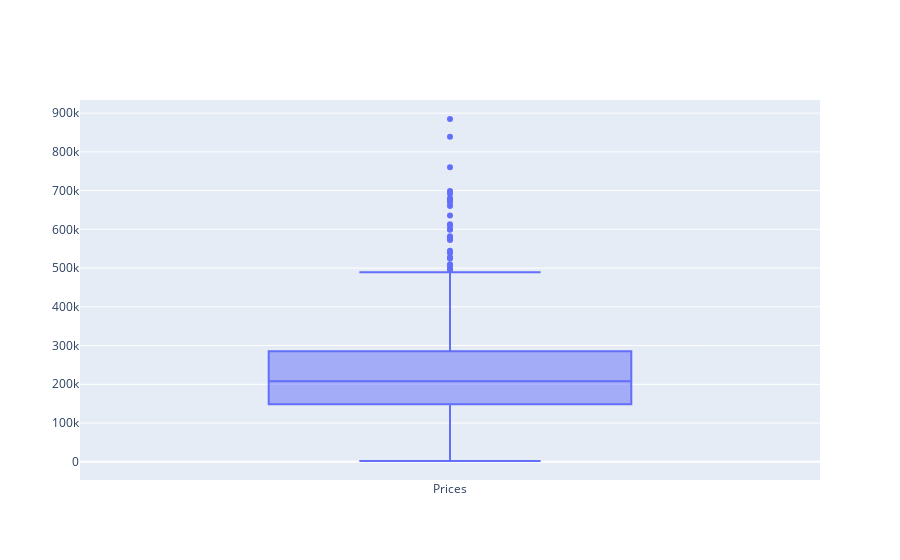

Write notebook code for a chart like this one.
### Markdown cell above
Plotly has also different [statistics charts](https://plot.ly/python/statistical-charts/) for attributes: boxplots, etc.

Let's make a boxplot showing the property prices

### Code cell
box_chart = go.Box(y=valid_houses.price, name="Prices")
figure_elements = [box_chart]
iplot(figure_elements)

### Figure 1 — Plotly figure (JSON) as saved in the notebook; plotly's stock layout.template omitted (floating-point values rounded to 4 significant figures; data arrays with more than 128 entries replaced by an {"elided": "..."} marker saying what was removed)
{"data": [{"name": "Prices", "type": "box", "y": {"elided": "814 int values"}}], "layout": {}}
